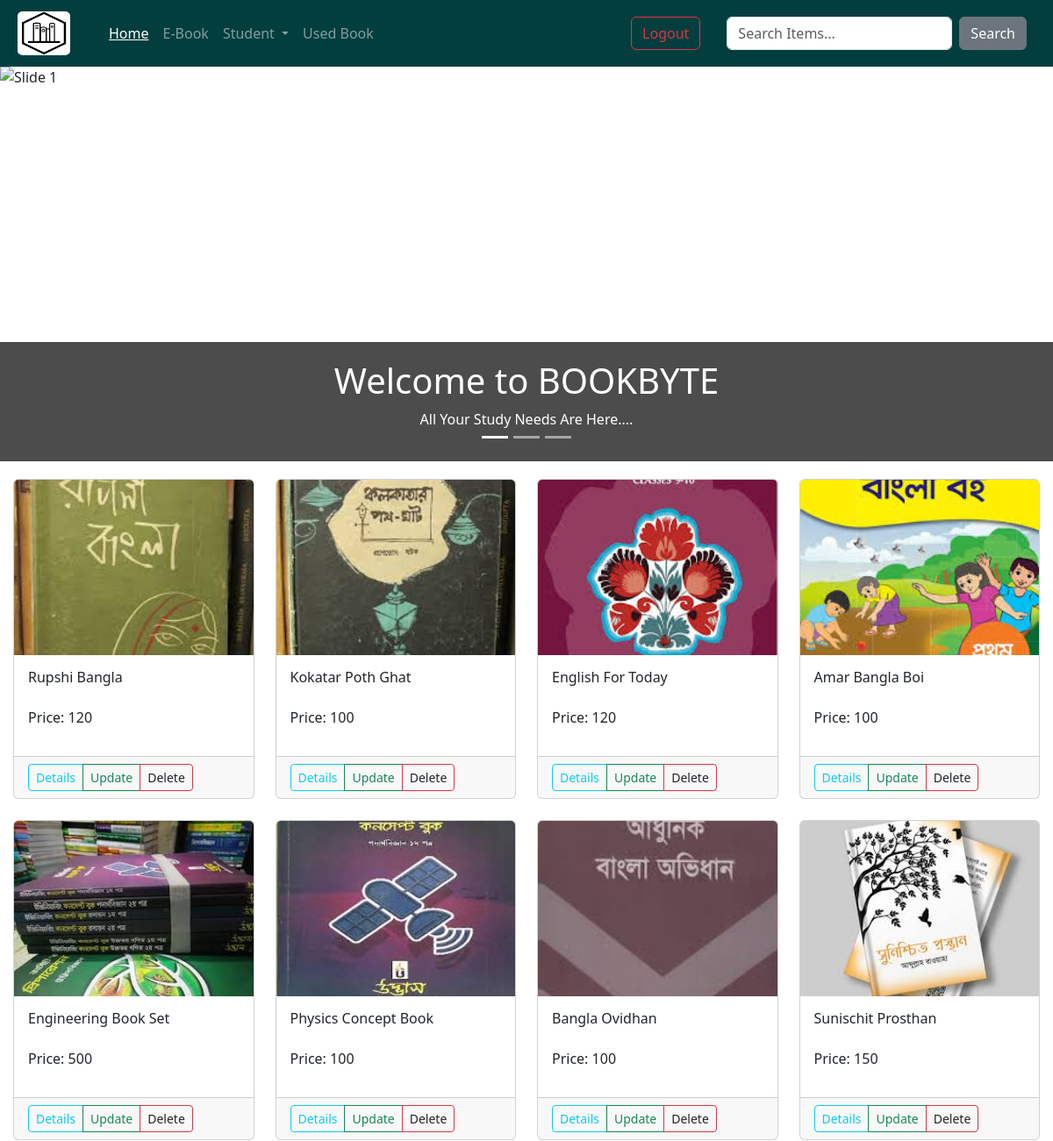
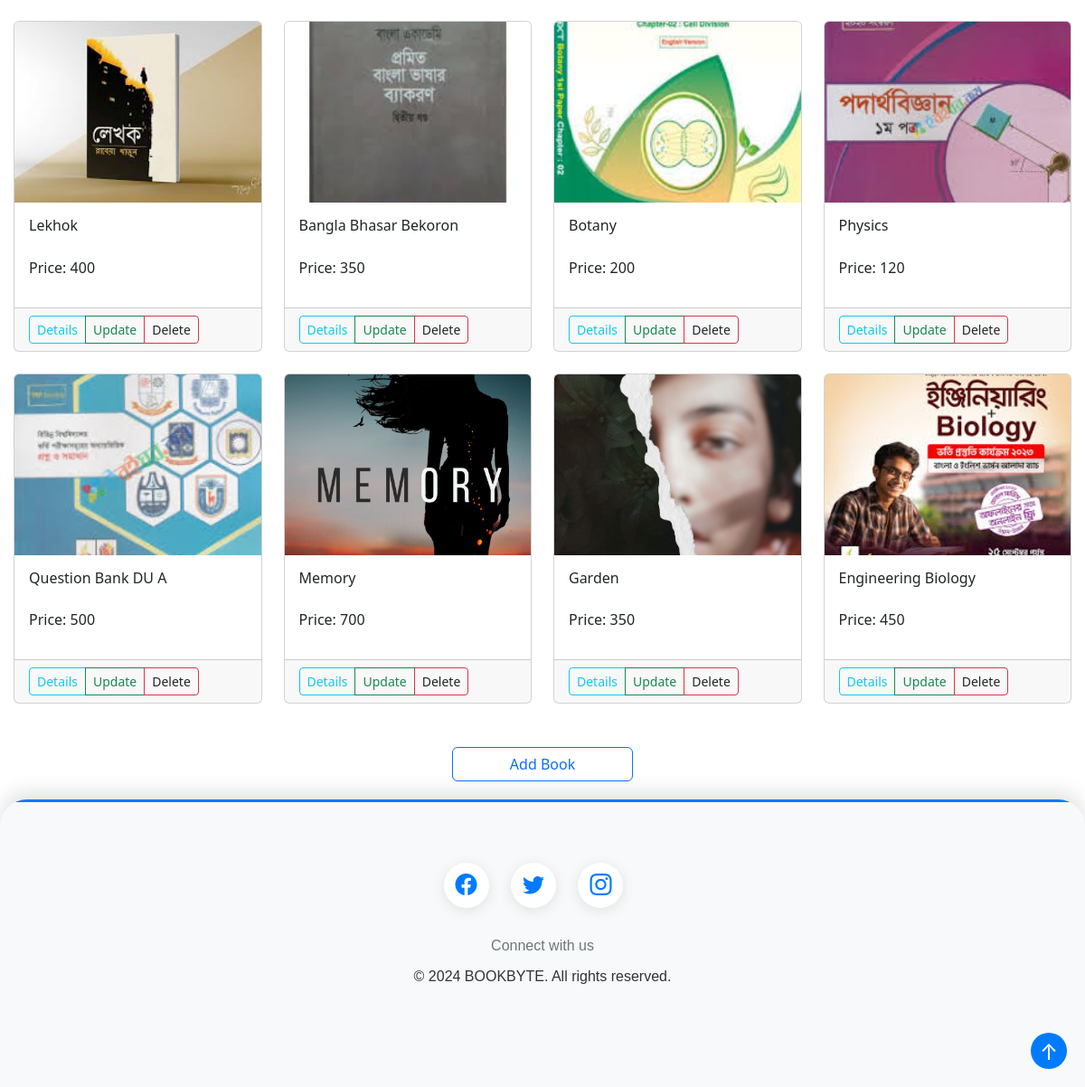
/main/, run on the app's committed database (2 pictures, top to bottom).
### products/models.py (models this page shows, shortened)
class book(models.Model):
    title = models.CharField(max_length=200)
    author = models.CharField(max_length=200)
    publisher = models.CharField(max_length=200)
    description = models.TextField(blank=True, null=True)
    category_type = (('Story', 'Story'), ('Fiction', 'Fiction'), ('Non-Fiction', 'Non-Fiction'), ('Novel', 'Novel'),
                     ('History', 'History'), ('Poetry', 'Poetry'), ('Cookbook', 'Cookbook'),
                     ('Drama', 'Drama'), ('Thriller', 'Thriller'), ('Biography', 'Biography'), ('Action', 'Action'),
                     ('Literature', 'Literature'), ('Adventure', 'Adventure'), ('Others', 'Others'))
    category = models.CharField(max_length=200, choices=category_type, blank=True, null=True)
    price = models.IntegerField(blank=True, null=True)
    quantity = models.IntegerField(blank=True, null=True)
    image = models.ImageField(upload_to='images/', blank=True, null=True, default='images/default.jpg')
    review_choice = models.ForeignKey('Review', on_delete= models.CASCADE, blank=True, null=True)
    type = (('New', 'New'), ('Used', 'Used'), ('Academic', 'Academic'), ('Admission', 'Admission'))
    type_choice = models.CharField(max_length=100, choices=type, blank=True, null=True)

### products/views.py (the view)
# urls.py: path('main/',b_views.main, name='main'),
def main(request):
    products = book.objects.all()
    context = {'products': products}
    return render(request, template_name='home.html', context=context)

### products/templates/home.html (shortened to what this page needs)
{% extends 'main.html' %}
{% load static %}
{% block content %}
{% include 'slider.html' %}
<div class="container" style="margin-top: 20px">
    <div class="row">
        {% for p in products %}
        <div class="col-md-3 mb-4">
            <div class="card h-100">
                {% if p.image %}
                <img src="{{ p.image.url }}" class="card-img-top" style="height: 200px; object-fit: cover;" alt="...">
                {% endif %}
                <div class="card-body">
                    <h6 class="card-title">{{ p.title }}</h6>
                    <p class="card-text" style="overflow: hidden;">Price: {{ p.price }}</p>
                </div>
                <div class="card-footer">
                    <div class="btn-group" role="group" aria-label="Book Actions">
                        <a href="{% url 'book_details' p.id %}" class="btn btn-outline-info btn-sm">Details</a>
                        <a href="{% url 'update_book' p.id %}" class="btn btn-outline-success btn-sm">Update</a>
                        <a onclick="displayDeletePopup('{% url 'delete_book' p.id %}')" class="btn btn-outline-danger btn-sm">Delete</a>
                    </div>
                </div>
            </div>
        </div>
        {% endfor %}
    </div>
</div>
<div class="text-center mt-4">
    <a href="{% url 'upload_book' %}" class="btn btn-outline-primary" style="width: 200px;">Add Book</a>
</div>
{% endblock %}

### products/templates/footer.html (style rules this page uses)
.container { max-width: 1200px; margin: 0 auto; padding: 0 15px; }

### data on the page
book: image (picture), title "Rupshi Bangla", price "120"
book: image (picture), title "Kokatar Poth Ghat", price "100"
book: image (picture), title "English For Today", price "120"
book: image (picture), title "Amar Bangla Boi", price "100"
book: image (picture), title "Engineering Book Set", price "500"
book: image (picture), title "Physics Concept Book", price "100"
book: image (picture), title "Bangla Ovidhan", price "100"
book: image (picture), title "Sunischit Prosthan", price "150"
book: image (picture), title "Lekhok", price "400"
book: image (picture), title "Bangla Bhasar Bekoron", price "350"
book: image (picture), title "Botany", price "200"
book: image (picture), title "Physics", price "120"
book: image (picture), title "Question Bank DU A", price "500"
book: image (picture), title "Memory", price "700"
book: image (picture), title "Garden", price "350"
book: image (picture), title "Engineering Biology", price "450"
